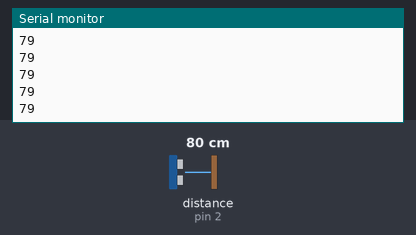
The sketch below on a simulated Arduino Uno, built with avr-gcc and run on an emulated ATmega328P. Shown: the last lines printed to the serial monitor. Wiring (inferred from the names in the program): ultrasonic range finder: trigger pin 2; echo pin 2. The inputs (shaded band) are chosen by the test bench; at power-on: distance to the obstacle (sensor on pin 2) 80 cm. The echo pulse lasts 58.3 µs per cm.

Above: at 1.2 s.
1.3 s: distance to the obstacle (sensor on pin 2) set to 2 cm
At 1.35 s:
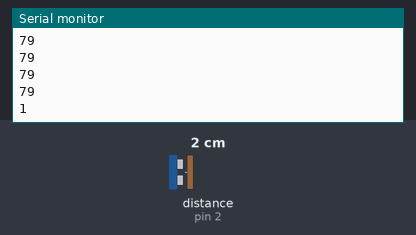
2.8 s: distance to the obstacle (sensor on pin 2) set to 4 cm
At 2.83 s:
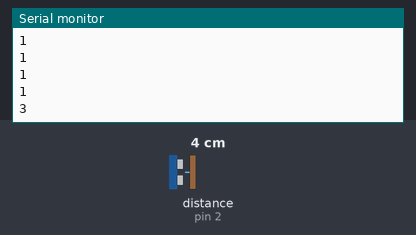
Timing chart, 0 to 5.8 s (numbered marks = the images above; inputs shaded):
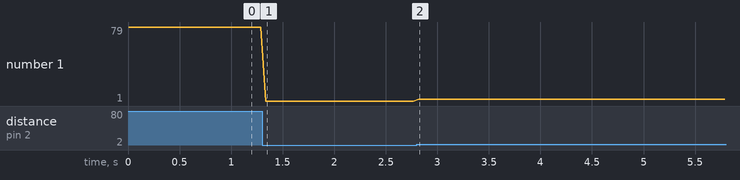

Measured:
- after the input at 1.3 s, the serial monitor: prints a new line at once (image 1)
- after the input at 2.8 s, the serial monitor: prints a new line at once (image 2)
- plotted number 1: 79 → 1 after the input at 1.3 s, 1 → 3 after the input at 2.8 s

The sketch:

Ultrasonic_Sensor_Data_Relay.ino
```cpp
int pingPin = 2;
float v = 331.5 + 0.6 * 20; // m/s

void setup () {
  Serial.begin (115200);
}

float distanceCm () {

  // Send sound pulse.
  pinMode (pingPin, OUTPUT);
  digitalWrite (pingPin, LOW);
  delayMicroseconds (3); // <3>
  digitalWrite (pingPin, HIGH);
  delayMicroseconds (5); // <4>
  digitalWrite (pingPin, LOW);

  // Listen for pulse response.
  pinMode (pingPin, INPUT);
  float tUs = pulseIn (pingPin, HIGH); // Time betwen pulse and response in microseconds.
  float t = tUs / 1000.0 / 1000.0 / 2; // Response time in seconds.
  float d = t * v; // Distance in meters.
  return d * 100; // Distance in centimeters.
}

void loop () {
  int d = distanceCm ();
  Serial.println (d, DEC); // Print the sensor data to the serial port.
  delay (50);
}
```
